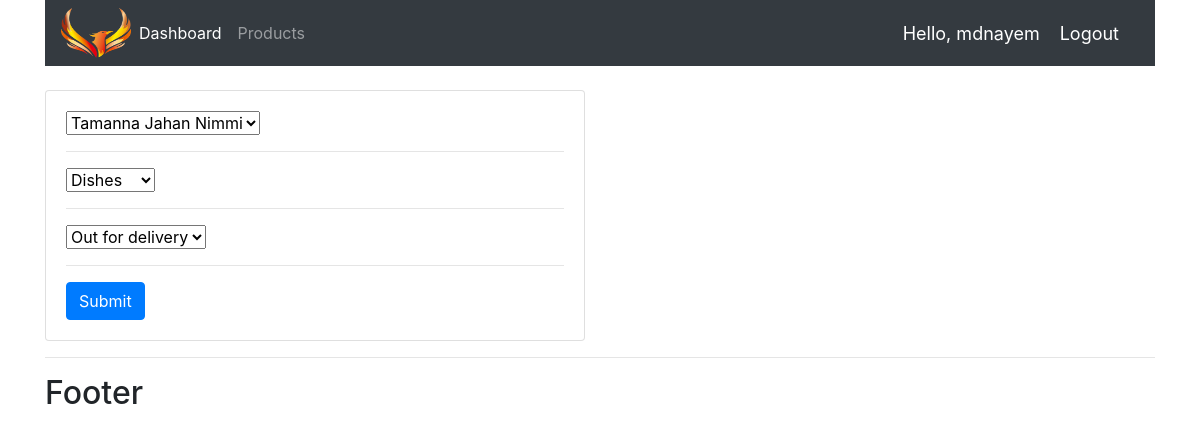
/update_order/12/ (signed in), run on the app's committed database.
### accounts/models.py (models this page shows, shortened)
class Order(models.Model):
    STATUS = (
        ('Pending', 'Pending'),
        ('Out for delivery','Out for delivery'),
        ('Delivered','Delivered'),
    )
    customer = models.ForeignKey(Customer, null=True, on_delete= models.SET_NULL)
    product =  models.ForeignKey(Product, null=True, on_delete= models.SET_NULL)
    date_created = models.DateTimeField(auto_now_add=True, null = True)
    status = models.CharField(max_length=200, null=True, choices=STATUS)

### accounts/decorators.py (the view)
        def wrapper_func(request, *args, **kwargs):
            group = None
            if request.user.groups.exists():
                group = request.user.groups.all()[0].name
            if group in allowed_roles:
                return view_func(request, *args, **kwargs)
            else:
                return HttpResponse(' not allowed')

### accounts/form.py
class OrderForm(ModelForm):
    class Meta:
        model = Order
        fields = '__all__'

### accounts/models.py (called while the page is built)
    def __str__(self):
        return str(self.name)

    def __str__(self):
        return str(self.name)

### accounts/views.py (called while the page is built)
@login_required(login_url='login')
@allowed_user(allowed_roles=['admin'])
def updateOrder(request, pk_update):
    order = Order.objects.get(id=pk_update)
    formset = OrderForm(instance=order)
    if request.method == 'POST':
        formset = OrderForm(request.POST, instance=order)
        if formset.is_valid():
            formset.save()
            return redirect('/')
    context = {'formset':formset}
    return render(request, 'accounts/order_form.html', context)

### templates/accounts/order_form.html (shortened to what this page needs)
{% extends 'accounts/main.html' %}
{% load static %}
{% block content %}
<br>
<div class="row">
    <div class="col-md-6">
        <div class="card card-body">
            <form action="" method="POST">
                {% for form in formset %}
                    {{form}}
                    <hr>
                {% endfor %}
                <input class="btn btn-primary " type="submit" name="Submit">
            </form>
        </div>
    </div>
</div>
{% endblock %}

### templates/accounts/nav.html (shortened to what this page needs)
{% load static %}
<nav class="navbar navbar-expand-lg navbar-dark bg-dark">
 <img src="{% static 'images/logo.png' %}" style="height: 50px;width: 70px;">
  <div class="collapse navbar-collapse" id="navbarNav">
    <ul class="navbar-nav">
      {% if request.user.is_staff %}
      <li class="nav-item active">
        <a class="nav-link" href="{% url 'home' %}">Dashboard</a>
      </li>
      <li class="nav-item">
        <a class="nav-link" href="{% url 'products' %}">Products</a>
      </li>
      {% else %}
       <li class="nav-item">
        <a class="nav-link" href="{% url 'account' %}">Settings</a>
      </li>
      {% endif %}
    </ul>
  </div>
  <span class="hello-msg">Hello, {{request.user}}</span>
  <span ><a  class="hello-msg" href="{% url 'logout' %}">Logout</a></span>
</nav>
<!-- {% load static %}
<style>
  .log-user{
    font-size: 18px;
    color: antiquewhite;
    margin-right: 20px;
  }
</style>
<nav class="navbar navbar-expand-lg navbar-dark bg-dark">
    <img src="{% static 'images/logo.png' %}" alt="" style="height: 50px;width: 70px;">
    <button class="navbar-toggler" type="button" data-toggle="collapse" data-target="#navbarNavAltMarkup" aria-controls="navbarNavAltMarkup" aria-expanded="false" aria-label="Toggle navigation">
      <span class="navbar-toggler-icon"></span>
    </button>
    <div class="collapse navbar-collapse" id="navbarNavAltMarkup">
      <div class="navbar-nav">
        <a class="nav-item nav-link active" href="{% url 'home' %}">Dashboard </a>
        <a class="nav-item nav-link" href="{% url 'products' %}">Products</a>
      </div>
    </div>
    <span class="log-user">Hello, {{user}}</span>
    <span><a href="{% url 'logout' %}">Log Out</a></span>
  </nav> -->

### static/css/main.css (style rules this page uses)
body { background-color: white; }

### templates/accounts/nav.html (style rules this page uses)
.hello-msg { font-size: 18px; color: #fff; margin-right: 20px; }

### data on the page
Order: formset "Tamanna Jahan Nimmi" "Dishes" "Out for delivery"

### other printed values
{{ request.user }} "mdnayem"
